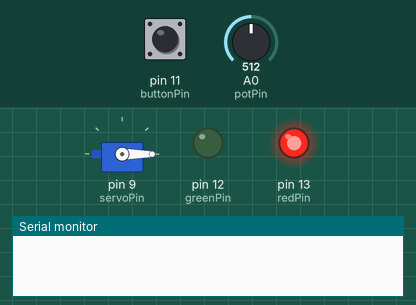
Simulated run of this sketch. Board: Arduino Uno, built with avr-gcc and run on an emulated ATmega328P. Shown: servo, output pins drawn as LEDs (lit = HIGH), the last lines printed to the serial monitor. Inputs (shaded band) come from the test bench; at power-on: pin 11 (buttonPin) LOW, A0 (potPin) = 512.

Above: at 1.2 s.
1.3 s: pin 11 (buttonPin) pulled HIGH for 0.15 s
At 2.5 s:
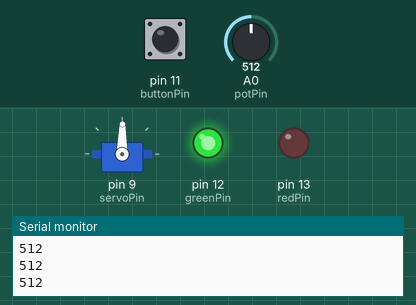
2.9 s: A0 (potPin) set to 716
At 3.4 s:
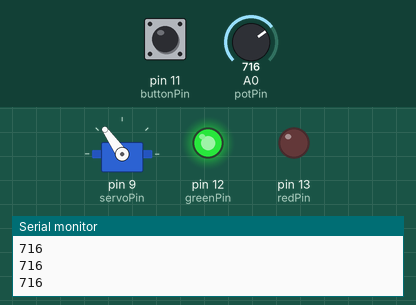
4.4 s: A0 (potPin) set to 900
At 5.6 s:
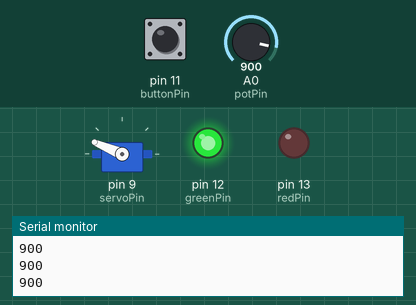
5.9 s: A0 (potPin) set to 1023
At 7.1 s:
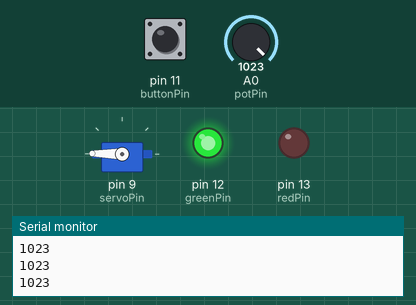
7.4 s: A0 (potPin) set to 306
At 8.3 s:
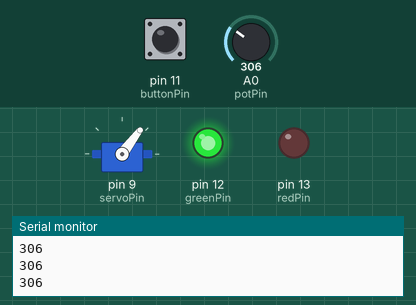
8.9 s: A0 (potPin) set to 122
At 9.2 s:
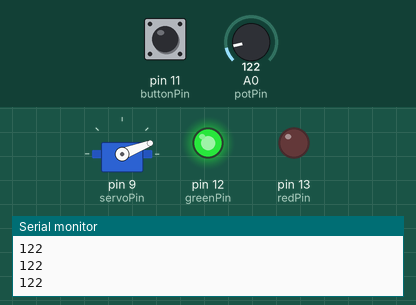
Timing chart, 0 to 11.4 s (numbered marks = the images above; inputs shaded):
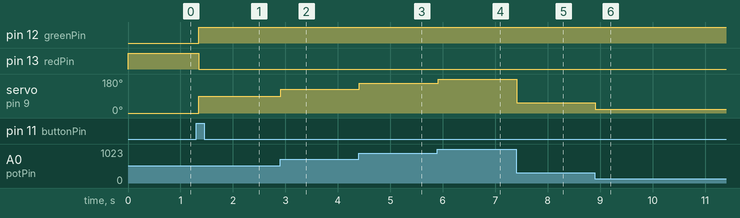

The sketch:

05_special.ino
```cpp
#include <Servo.h>

Servo myServo;

const int potPin = A0;
const int servoPin = 9;
const int buttonPin = 11;
const int greenPin = 12;
const int redPin = 13;

//VARIABLES

bool servoEnabled = false;
int buttonState = 0;
int lastButtonState = 0;
unsigned long lastDebounceTime = 0;
unsigned long debounceDelay = 50;

int potVal = 0;
int angle = 0;


void setup() {
  myServo.attach(servoPin);
  Serial.begin(9600);
  pinMode(buttonPin, INPUT);
  pinMode(redPin, OUTPUT);
  pinMode(greenPin, OUTPUT);
  digitalWrite(redPin, HIGH);
  digitalWrite(greenPin, LOW);
}


void loop() {

  // Read the button state
  int reading = digitalRead(buttonPin);

  // Check for state change (debounce logic)
  if (reading != lastButtonState)
  {
    lastDebounceTime = millis(); // Reset debounce timer
  }

  if ((millis() - lastDebounceTime) > debounceDelay)
  {
    // If the button state has changed, toggle the servo state
    if (reading != buttonState)
    {
      buttonState = reading;

      // Only toggle when button is pressed (LOW to HIGH transition)
      if (buttonState == HIGH)
      {
        servoEnabled = !servoEnabled; // Toggle the servo state
      }
    }
  }

  // Save the reading for the next iteration
  lastButtonState = reading;

  // Update LED and Servo based on the state
  if (servoEnabled)
  {
    digitalWrite(redPin, LOW);    // Turn off red LED
    digitalWrite(greenPin, HIGH); // Turn on green LED

    // Read potentiometer and move servo
    potVal = analogRead(potPin);
    Serial.print(potVal);
    Serial.print("\n");
    angle = map(potVal, 0, 1023, 0, 179);
    myServo.write(angle);
    delay(15);                   // Small delay for servo
  }
  else
  {
    digitalWrite(redPin, HIGH);  // Turn on red LED
    digitalWrite(greenPin, LOW); // Turn off green LED
    myServo.write(0);            // Optionally set the servo to a default position
  }
}
```

Measured:
- after the input at 1.3 s, pin 12 (greenPin): LOW → HIGH after 0.05 s; pin 13 (redPin): HIGH → LOW after 0.05 s; servo on pin 9 (servoPin): 0° → 89° after 0.05 s
- after the input at 2.9 s, servo on pin 9 (servoPin): 89° → 125° at once
- after the input at 4.4 s, servo on pin 9 (servoPin): 125° → 157° at once
- after the input at 5.9 s, servo on pin 9 (servoPin): 157° → 179° at once
- after the input at 7.4 s, servo on pin 9 (servoPin): 179° → 53° at once
- after the input at 8.9 s, servo on pin 9 (servoPin): 53° → 21° at once
